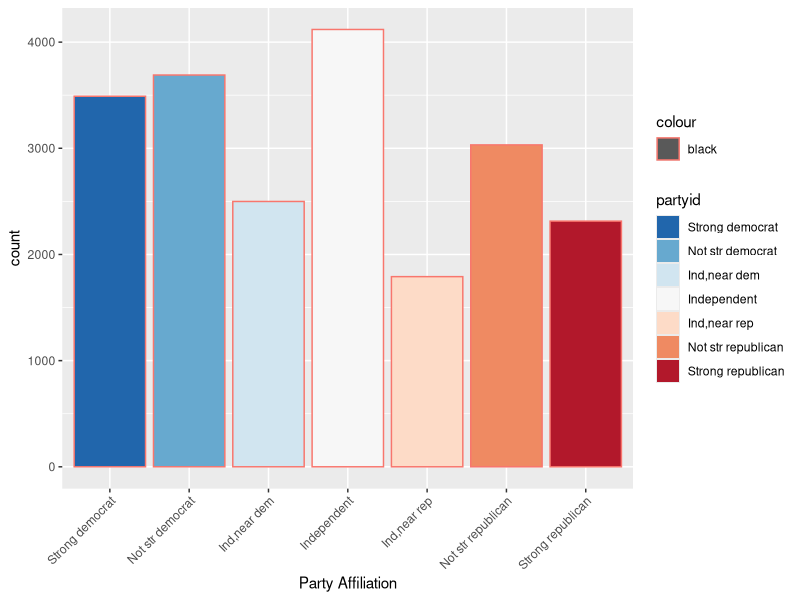
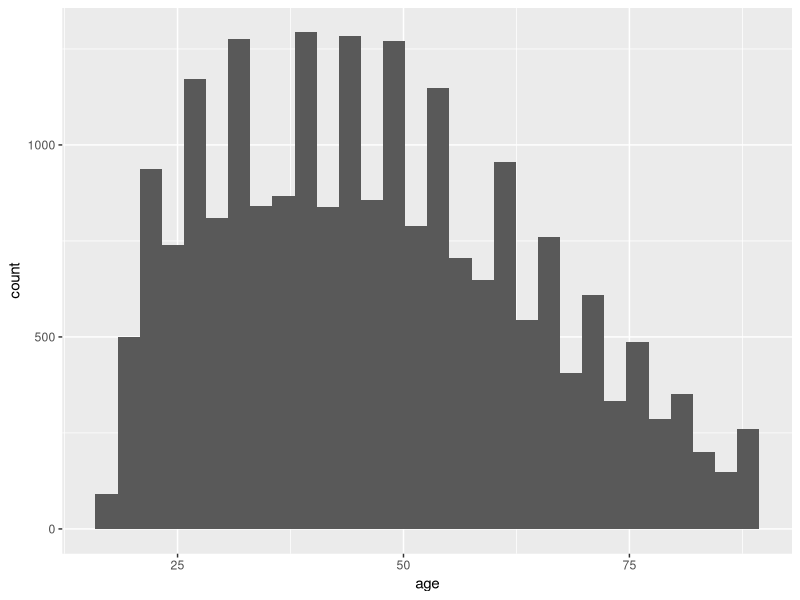

Write the R code that produced these figures, in order.
## ---- chunk 1
library(tidyverse)
gss_cat #our data set for the first part. See the book for details
gssCopy = gss_cat # Make copy for edititing
## ---- chunk 2
count(gss_cat, partyid)

gssCopy = mutate(gssCopy, partyid = factor(partyid, levels = c("Strong democrat", "Not str democrat", "Ind,near dem", "Independent", "Ind,near rep", "Not str republican", "Strong republican", "Other party", "Don't know", "No answer")))

count(gssCopy, partyid)
## ---- chunk 3
### Load the package or install if not present
if (!require("RColorBrewer")) {
install.packages("RColorBrewer")
library(RColorBrewer)
}
## ---- chunk 4
ggplot(data = filter(gssCopy, partyid != "No answer" & partyid != "Don't know" & partyid != "Other party")) +
  geom_bar(mapping = aes(x = partyid, fill = partyid, color = 'black')) +
  scale_fill_brewer(palette = "RdBu", direction = -1) +
  labs(x = "Party Affiliation") +
  theme(axis.text.x = element_text(angle = 45, hjust = 1))
## ---- chunk 5
denomCount = count(gssCopy, denom)
denomCount = arrange(denomCount, desc(n))
denomCount

maritalCount = count(gssCopy, marital)
maritalCount = arrange(maritalCount, desc(n))
maritalCount
## ---- chunk 6
ggplot(data = gssCopy) +
  geom_histogram(mapping = aes(x = age))

summary(gssCopy$age, na.rm = TRUE)
## ---- chunk 7
count(gssCopy, rincome)
## ---- chunk 8
gssCopy = gssCopy %>%
  mutate(partyid = fct_collapse(partyid,
         Democrat = c("Strong democrat", "Not str democrat"),
         Independent = c("Ind,near dem", "Independent", "Ind,near rep"),
         Republican = c("Strong republican", "Not str republican"),
         Other = c("No answer", "Don't know", "Other party")
  ))

count(gssCopy, partyid)
## ---- chunk 9
count(gssCopy, marital)

gssCopy = gssCopy %>%
  mutate(marital = fct_lump(marital))

count(gssCopy, marital)
## ---- chunk 10
library(lubridate) #unlike most of the tidyverse libraries, this must be called seperately.
## ---- chunk 11
    d1 <- "Apr 14, 2020"
    d2 <- "2001-21-02"
    d3 <- c("14-01-2021", "15-02-2021")
    d4 <- "01/31/2017 08:01 EST"
    d5 <- "2022-12-31 23:59:59"
## ---- chunk 12
d1=mdy(d1)
d2=ydm(d2)
d3=dmy(d3)
d4=mdy_hm(d4, tz = "America/New_York")
d5=ymd_hms(d5)
d1
d2
d3
d4
d5
## ---- chunk 13
JMCBirthday = ymd_hm("1996-05-12 16:11 EST", tz = "America/New_York")
JMCAge = now() - JMCBirthday
as.duration(JMCAge)
## ---- chunk 14
firstDay = floor_date(today(), "year")
firstDayList = seq.Date(firstDay, (firstDay + years(1)), "month")
firstDayList
